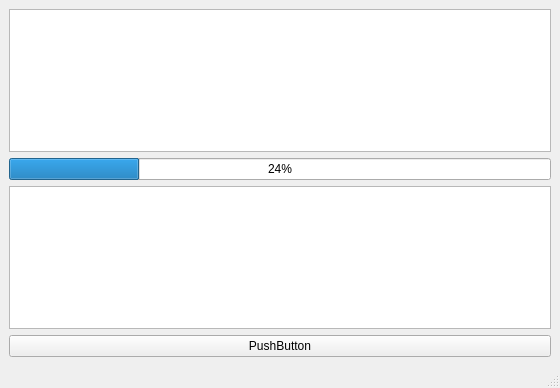
<?xml version="1.0" encoding="UTF-8"?>
<ui version="4.0">
 <class>MainWindow</class>
 <widget class="QMainWindow" name="MainWindow">
  <property name="geometry">
   <rect>
    <x>0</x>
    <y>0</y>
    <width>560</width>
    <height>388</height>
   </rect>
  </property>
  <property name="windowTitle">
   <string>TrebleShot -- Pre-alpha</string>
  </property>
  <widget class="QWidget" name="centralwidget">
   <layout class="QGridLayout" name="gridLayout">
    <item row="3" column="0">
     <widget class="QPushButton" name="pushButton">
      <property name="text">
       <string>PushButton</string>
      </property>
     </widget>
    </item>
    <item row="2" column="0">
     <widget class="QPlainTextEdit" name="plainTextEdit">
      <property name="toolTip">
       <string/>
      </property>
      <property name="inputMethodHints">
       <set>Qt::ImhNoPredictiveText</set>
      </property>
      <property name="documentTitle">
       <string comment="dsds"/>
      </property>
      <property name="plainText">
       <string/>
      </property>
      <property name="placeholderText">
       <string comment="dsd" extracomment="dsdsd&quot;"/>
      </property>
     </widget>
    </item>
    <item row="0" column="0">
     <widget class="QListView" name="listView">
      <property name="enabled">
       <bool>true</bool>
      </property>
      <property name="sizePolicy">
       <sizepolicy hsizetype="Expanding" vsizetype="Expanding">
        <horstretch>0</horstretch>
        <verstretch>0</verstretch>
       </sizepolicy>
      </property>
     </widget>
    </item>
    <item row="1" column="0">
     <widget class="QProgressBar" name="progressBar">
      <property name="value">
       <number>24</number>
      </property>
     </widget>
    </item>
   </layout>
  </widget>
  <widget class="QMenuBar" name="menubar">
   <property name="geometry">
    <rect>
     <x>0</x>
     <y>0</y>
     <width>560</width>
     <height>22</height>
    </rect>
   </property>
  </widget>
  <widget class="QStatusBar" name="statusbar"/>
 </widget>
 <resources/>
 <connections/>
</ui>
